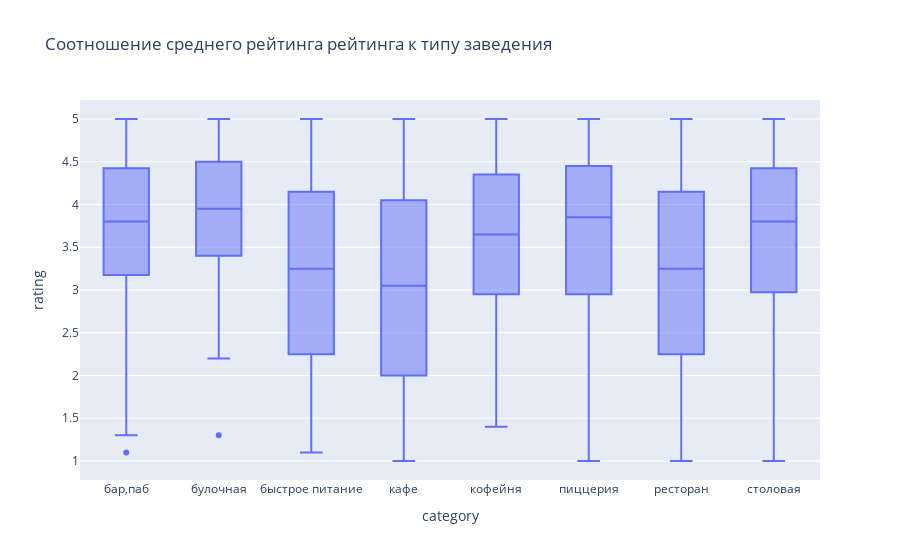

The code cell stored with this chart in its notebook:
### Code cell
fig = px.box(avg_rating, x='category', y='rating', 
             title='Соотношение среднего рейтинга рейтинга к типу заведения')
fig.show()

### Figure 1 — Plotly figure (JSON) as saved in the notebook; plotly's stock layout.template omitted (floating-point values rounded to 4 significant figures; data arrays with more than 128 entries replaced by an {"elided": "..."} marker saying what was removed)
{"data": [{"alignmentgroup": "True", "hovertemplate": "category=%{x}<br>rating=%{y}<extra></extra>", "legendgroup": "", "marker": {"color": "#636efa"}, "name": "", "notched": false, "offsetgroup": "", "orientation": "v", "showlegend": false, "type": "box", "x": {"elided": "236 str values"}, "x0": " ", "xaxis": "x", "y": {"elided": "236 float values"}, "y0": " ", "yaxis": "y"}], "layout": {"boxmode": "group", "legend": {"tracegroupgap": 0}, "title": {"text": "Соотношение среднего рейтинга рейтинга к типу заведения"}, "xaxis": {"anchor": "y", "domain": [0, 1], "title": {"text": "category"}}, "yaxis": {"anchor": "x", "domain": [0, 1], "title": {"text": "rating"}}}}
